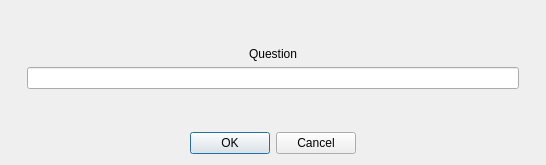
<?xml version="1.0" encoding="UTF-8"?>
<ui version="4.0">
 <class>EditDialog</class>
 <widget class="QDialog" name="EditDialog">
  <property name="windowModality">
   <enum>Qt::WindowModal</enum>
  </property>
  <property name="geometry">
   <rect>
    <x>0</x>
    <y>0</y>
    <width>546</width>
    <height>165</height>
   </rect>
  </property>
  <property name="windowTitle">
   <string>Editing</string>
  </property>
  <property name="locale">
   <locale language="English" country="UnitedStates"/>
  </property>
  <property name="modal">
   <bool>true</bool>
  </property>
  <layout class="QHBoxLayout" name="horizontalLayout">
   <item>
    <layout class="QVBoxLayout" name="verticalLayout">
     <property name="leftMargin">
      <number>16</number>
     </property>
     <property name="rightMargin">
      <number>16</number>
     </property>
     <item>
      <spacer name="verticalSpacer_2">
       <property name="orientation">
        <enum>Qt::Vertical</enum>
       </property>
       <property name="sizeHint" stdset="0">
        <size>
         <width>20</width>
         <height>40</height>
        </size>
       </property>
      </spacer>
     </item>
     <item>
      <widget class="QLabel" name="questionText">
       <property name="text">
        <string notr="true">Question</string>
       </property>
       <property name="textFormat">
        <enum>Qt::RichText</enum>
       </property>
       <property name="alignment">
        <set>Qt::AlignCenter</set>
       </property>
       <property name="openExternalLinks">
        <bool>true</bool>
       </property>
       <property name="textInteractionFlags">
        <set>Qt::LinksAccessibleByKeyboard|Qt::LinksAccessibleByMouse</set>
       </property>
      </widget>
     </item>
     <item>
      <widget class="QLineEdit" name="lineEdit"/>
     </item>
     <item>
      <spacer name="verticalSpacer">
       <property name="orientation">
        <enum>Qt::Vertical</enum>
       </property>
       <property name="sizeHint" stdset="0">
        <size>
         <width>20</width>
         <height>40</height>
        </size>
       </property>
      </spacer>
     </item>
     <item>
      <widget class="QDialogButtonBox" name="buttonBox">
       <property name="orientation">
        <enum>Qt::Horizontal</enum>
       </property>
       <property name="standardButtons">
        <set>QDialogButtonBox::Cancel|QDialogButtonBox::Ok</set>
       </property>
       <property name="centerButtons">
        <bool>true</bool>
       </property>
      </widget>
     </item>
    </layout>
   </item>
  </layout>
 </widget>
 <resources/>
 <connections>
  <connection>
   <sender>buttonBox</sender>
   <signal>accepted()</signal>
   <receiver>EditDialog</receiver>
   <slot>accept()</slot>
   <hints>
    <hint type="sourcelabel">
     <x>248</x>
     <y>254</y>
    </hint>
    <hint type="destinationlabel">
     <x>157</x>
     <y>274</y>
    </hint>
   </hints>
  </connection>
  <connection>
   <sender>buttonBox</sender>
   <signal>rejected()</signal>
   <receiver>EditDialog</receiver>
   <slot>reject()</slot>
   <hints>
    <hint type="sourcelabel">
     <x>316</x>
     <y>260</y>
    </hint>
    <hint type="destinationlabel">
     <x>286</x>
     <y>274</y>
    </hint>
   </hints>
  </connection>
 </connections>
</ui>
